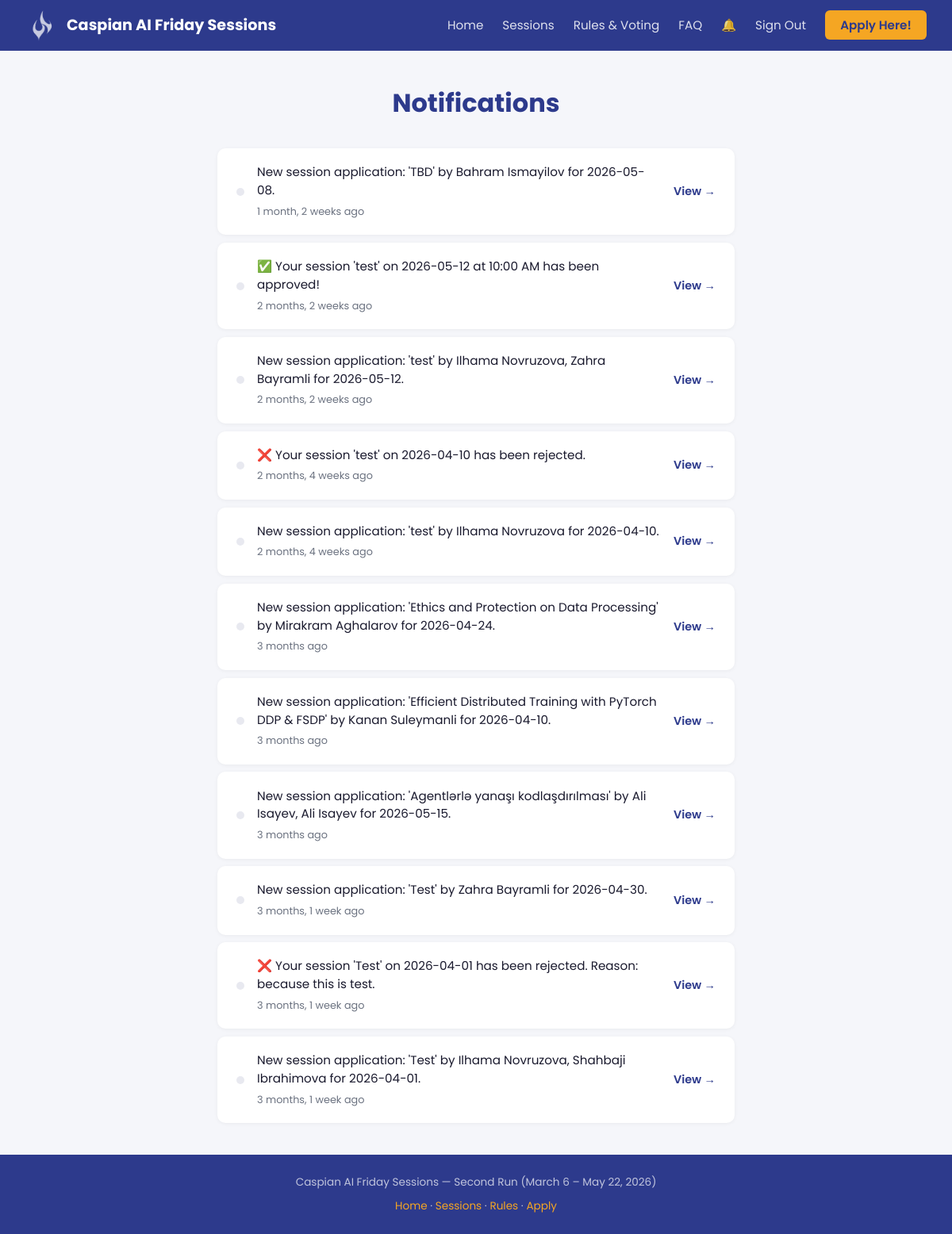
The app's page /notifications/ (signed in) with its own data.
### ksessions/models.py (models this page shows, shortened)
class Notification(models.Model):
    recipient = models.ForeignKey(
        User, on_delete=models.CASCADE, related_name='notifications'
    )
    message = models.CharField(max_length=500)
    link = models.CharField(max_length=200, blank=True)
    is_read = models.BooleanField(default=False)
    created_at = models.DateTimeField(auto_now_add=True)
    class Meta:
        ordering = ['-created_at']  # Newest first

### ksessions/views.py (the view)
# urls.py: path('notifications/', views.notifications_view, name='notifications'),
@login_required(login_url='login')
def notifications_view(request):
    notifications = request.user.notifications.all()
    request.user.notifications.filter(is_read=False).update(is_read=True)
    return render(request, 'notifications.html', {'notifications': notifications})

### ksessions/context_processors.py (called while the page is built)
def notification_count(request):
    if request.user.is_authenticated:
        count = request.user.notifications.filter(is_read=False).count()
        return {'unread_count': count}
    return {'unread_count': 0}

### ksessions/templates/notifications.html (shortened to what this page needs)
{% extends "base.html" %}
{% block content %}
<div class="notifications-page">
    <h1 class="page-title">Notifications</h1>
    {% if notifications %}
        <div class="notifications-list">
            {% for notification in notifications %}
            <div class="notification-item {% if not notification.is_read %}unread{% endif %}">
                <div class="notification-dot {% if not notification.is_read %}active{% endif %}"></div>
                <div class="notification-content">
                    <p class="notification-message">{{ notification.message }}</p>
                    <span class="notification-time">{{ notification.created_at|timesince }} ago</span>
                </div>
                {% if notification.link %}
                    <a href="{{ notification.link }}" class="notification-link">View →</a>
                {% endif %}
            </div>
            {% endfor %}
        </div>
    {% else %}
        <p class="no-data">No notifications yet.</p>
    {% endif %}
</div>
{% endblock %}

### ksessions/templates/base.html (shortened to what this page needs)
{% load static %}
<!DOCTYPE html>
<html lang="en">
<head>
</head>
<body>
    <nav class="navbar">
        <a href="{% url 'home' %}" class="navbar-brand">
            <img src="{% static 'caspian-ai-logo.png' %}" alt="Caspian AI" class="navbar-logo">
            Caspian AI Friday Sessions
        </a>
        <ul class="nav-links">
            <li><a href="{% url 'home' %}">Home</a></li>
            <li><a href="{% url 'sessions' %}">Sessions</a></li>
            <li><a href="{% url 'rules' %}">Rules & Voting</a></li>
            <li><a href="{% url 'home' %}#faq">FAQ</a></li>
            {% if user.is_authenticated %}
                <li>
                    <a href="{% url 'notifications' %}" class="notification-bell">
                        🔔
                    </a>
                </li>
                <li>
                    <form method="post" action="{% url 'logout' %}" style="display:inline;">
                        <button type="submit" style="background:none;border:none;color:rgba(255,255,255,0.85);cursor:pointer;font-size:0.95rem;padding:0;font-family:inherit;">Sign Out</button>
                    </form>
                </li>
                <li><a href="{% url 'apply' %}" class="btn-apply">Apply Here!</a></li>
            {% else %}
                <li><a href="{% url 'login' %}">Sign In</a></li>
                <li><a href="{% url 'register' %}">Register</a></li>
            {% endif %}
        </ul>
    </nav>
    <div class="main-content">
        {% block content %}{% endblock %}
    </div>
    <footer class="footer">
        <p>Caspian AI Friday Sessions — Second Run (March 6 – May 22, 2026)</p>
        <p style="margin-top: 0.5rem;">
            <a href="{% url 'home' %}">Home</a> ·
            <a href="{% url 'sessions' %}">Sessions</a> ·
            <a href="{% url 'rules' %}">Rules</a> ·
            <a href="{% url 'apply' %}">Apply</a>
        </p>
    </footer>
</body>
</html>

### ksessions/templates/base.html (style rules this page uses)
:root { --primary: #2D3A8C; --primary-light: #3d4db0; --accent: #F5A623; --accent-hover: #e0950e; --bg: #f5f6fa; --white: #ffffff; --gray-light: #e8e9f0; --gray: #6b7280; --text: #1a1a2e; --danger: #dc3545; --success: #28a745; }
* { margin: 0; padding: 0; box-sizing: border-box; }
body { font-family: 'Poppins', 'Segoe UI', Tahoma, Geneva, Verdana, sans-serif; background-color: var(--bg); color: var(--text); line-height: 1.6; }
.navbar { background-color: var(--primary); padding: 0 2rem; display: flex; justify-content: space-between; align-items: center; height: 64px; position: sticky; top: 0; z-index: 1000; }
.navbar-brand { display: flex; align-items: center; gap: 0.75rem; text-decoration: none; color: var(--white); font-size: 1.2rem; font-weight: 700; }
.navbar-logo { width: 40px; height: 40px; object-fit: contain; border-radius: 6px; }
.nav-links { display: flex; align-items: center; gap: 1.5rem; list-style: none; }
.nav-links a { color: rgba(255, 255, 255, 0.85); text-decoration: none; font-size: 0.95rem; transition: color 0.2s; }
.nav-links .btn-apply { background-color: var(--accent); color: var(--primary); padding: 0.5rem 1.2rem; border-radius: 6px; font-weight: 600; transition: background-color 0.2s; }
.notification-bell { position: relative; color: rgba(255, 255, 255, 0.85); text-decoration: none; font-size: 1.3rem; }
.main-content { min-height: calc(100vh - 64px - 80px); }
.footer { background-color: var(--primary); color: rgba(255, 255, 255, 0.7); text-align: center; padding: 1.5rem 2rem; font-size: 0.85rem; }
.footer a { color: var(--accent); text-decoration: none; }

### ksessions/templates/notifications.html (style rules this page uses)
.notifications-page { max-width: 700px; margin: 0 auto; padding: 2.5rem 1.5rem; }
.page-title { text-align: center; color: var(--primary); font-size: 2rem; margin-bottom: 2rem; }
.notifications-list { display: flex; flex-direction: column; gap: 0.6rem; }
.notification-item { background: var(--white); border-radius: 10px; padding: 1.2rem 1.5rem; display: flex; align-items: center; gap: 1rem; box-shadow: 0 1px 5px rgba(0,0,0,0.05); transition: background-color 0.2s; }
.notification-dot { width: 10px; height: 10px; border-radius: 50%; background: var(--gray-light); flex-shrink: 0; }
.notification-content { flex: 1; }
.notification-message { font-size: 0.95rem; color: var(--text); line-height: 1.5; }
.notification-time { font-size: 0.8rem; color: var(--gray); margin-top: 0.3rem; display: block; }
.notification-link { color: var(--primary); font-weight: 600; text-decoration: none; white-space: nowrap; font-size: 0.9rem; }

### records on screen
Notification: is_read True (drawn), message "New session application: 'TBD' by Bahram Ismayilov for 2026-05-08.", created_at "1 month, 2 weeks"
Notification: is_read True (drawn), message "✅ Your session 'test' on 2026-05-12 at 10:00 AM has been approved!", created_at "2 months, 2 weeks"
Notification: is_read True (drawn), message "New session application: 'test' by Ilhama Novruzova, Zahra Bayramli for 2026-05-12.", created_at "2 months, 2 weeks"
Notification: is_read True (drawn), message "❌ Your session 'test' on 2026-04-10 has been rejected.", created_at "2 months, 4 weeks"
Notification: is_read True (drawn), message "New session application: 'test' by Ilhama Novruzova for 2026-04-10.", created_at "2 months, 4 weeks"
Notification: is_read True (drawn), message "New session application: 'Ethics and Protection on Data Processing' by Mirakram Aghalarov for 2026-04-24.", created_at "3 months"
Notification: is_read True (drawn), message "New session application: 'Efficient Distributed Training with PyTorch DDP & FSDP' by Kanan Suleymanli for 2026-04-10.", created_at "3 months"
Notification: is_read True (drawn), message "New session application: 'Agentlərlə yanaşı kodlaşdırılması' by Ali Isayev, Ali Isayev for 2026-05-15.", created_at "3 months"
Notification: is_read True (drawn), message "New session application: 'Test' by Zahra Bayramli for 2026-04-30.", created_at "3 months, 1 week"
Notification: is_read True (drawn), message "❌ Your session 'Test' on 2026-04-01 has been rejected. Reason: because this is test.", created_at "3 months, 1 week"
Notification: is_read True (drawn), message "New session application: 'Test' by Ilhama Novruzova, Shahbaji Ibrahimova for 2026-04-01.", created_at "3 months, 1 week"
